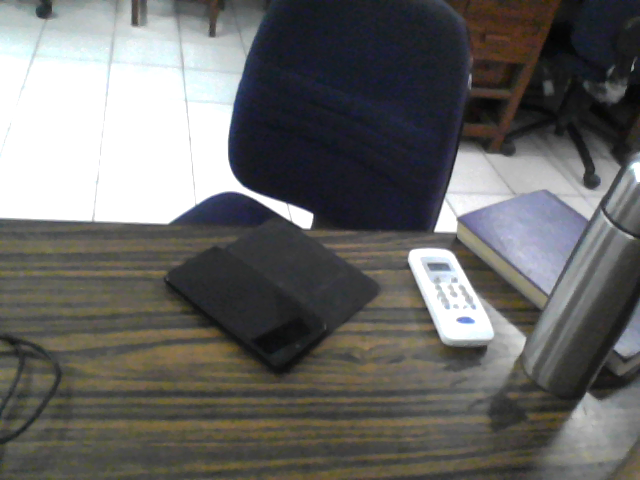
#> input picture Su19_Image_Processing/essential_matrix/data_0.png, 640 x 480 px; its folder holds 4 pictures in this run
$ python 22_correspondance.py   (older library calls are emulated)
#> lines starting #> are read from the running program, lines starting #| are printed output that depends on the picture
### Su19_Image_Processing/essential_matrix/utils.py
import numpy as np
from matplotlib import pyplot as plt
import cv2
from glob import glob

import math
from scipy import linalg
from numpy.linalg import inv
from numpy import linalg as LA

#############################################
##### -----------Utils_gamma-----------------

def find_correspondance(img1,img2,n_pts=20):

    orb = cv2.ORB()
    orb = cv2.ORB_create(edgeThreshold=15, patchSize=31,
                    nlevels=8, fastThreshold=20,scaleFactor=1.2,
                    WTA_K=2, scoreType=cv2.ORB_HARRIS_SCORE,
                    firstLevel=0,nfeatures=500)
    kp1 = orb.detect(img1,None)
    kp1, des1 = orb.compute(img1, kp1)
    kp2 = orb.detect(img2,None)
    kp2, des2 = orb.compute(img2, kp2)

    bf = cv2.BFMatcher(cv2.NORM_HAMMING, crossCheck=True)
    matches = bf.match(des1,des2)
    matches = sorted(matches, key = lambda x:x.distance)

    good = []
    pts1 = []
    pts2 = []

    for m in matches:
        good.append([m])
        pts2.append(kp2[m.trainIdx].pt)
        pts1.append(kp1[m.queryIdx].pt)

    pts1 = np.int32(pts1)
    pts2 = np.int32(pts2)

    return pts1, pts2

# [42 lines left out: functions return_depth, find_corner_pts, not called in this run]


#shape of im2=im1=(500,2) i
def essential_matrix(im1, im2):

    length = im1.shape[0]
    homo = np.ones((2,length,3))
    homo_im = np.ones((2,length,3))
    # homo[:,:,0] = im1.T
    # homo[:,:,1] = im2.T
    homo[0,:,:2] = im1
    homo[1,:,:2] = im2

    kk = np.load("data/parameters.npz")
    # k = kk['k_new']
    k = kk['k']

    #shape of k=3x3
    homo_im[0,:,:] = np.matmul(inv(k),homo[0,:,:].T).T
    homo_im[1,:,:] = np.matmul(inv(k),homo[1,:,:].T).T

    xa=homo_im[0,:,0]
    xb=homo_im[1,:,0]
    ya=homo_im[0,:,1]
    yb=homo_im[1,:,1]
    c=np.ones((length,))
    A=[xb*xa,xb*ya,yb*xa,yb*ya,xb,yb,xa,ya,c]
    A=np.array(A).T

    # A = np.hstack(((homo_im[1,:,0]*homo_im[0,:,0]).reshape((length,1)),
    #   (homo_im[1,:,0]*homo_im[0,:,1]).reshape((length,1)),
    #   homo_im[1,:,0].reshape((length,1)),(homo_im[1,:,1]*homo_im[0,:,0]).reshape((length,1)),
    #   (homo_im[1,:,1]*homo_im[0,:,1]).reshape((length,1)),
    #   homo_im[1,:,1].reshape((length,1)),homo_im[0,:,0].reshape((length,1)),
    #   homo_im[0,:,1].reshape((length,1)),np.ones((length,1))))

    ata = np.matmul(A.T,A)
    u, s, vh = np.linalg.svd(ata, full_matrices=True)
    L = vh[-1]
    H = L.reshape(3, 3)

    u1, s1, vh1 = np.linalg.svd(H,full_matrices=True)

    s2 = np.array([(s1[0]+s1[1])/2, (s1[0]+s1[1])/2, 0])
    left = np.matmul(u1,np.diag(s2))
    E = np.matmul(left,vh1)

    return E
    # return H

# takes in 3x3 essential matrix
# [27 lines left out: functions returnT_fromE, returnUV_fromE, returnR_fromE, not called in this run]

def returnR1_fromE(e):

    t = returnT_fromE(e)
    tx = [[0,(-1)*t[2],t[1]],[t[2],0,(-1)*t[0]],[(-1)*t[1],t[0],0]]
    u, v = returnUV_fromE(e)
    z = np.array([[0,1,0],[-1,0,0],[0,0,0]])
    w = np.array([[0,1,0],[-1,0,0],[0,0,1]])
    d = np.array([[1,0,0],[0,1,0],[0,0,0]])
    r1 = np.dot(u,np.dot(w.T,v.T))
    r2 = np.dot(u,np.dot(w,v.T))

    return r1


# [186 lines left out: functions return_depth_im12, return_pcv, return_fundamentalM, errorFundamental, essential_matrix_pt, essential_matrix_ignoredTh2 and 2 more, not called in this run]

# takes in 3x3 essential matrix
def returnT_fromE(e):
    ete = np.matmul(e.T,e)
    u, s, vh = np.linalg.svd(ete, full_matrices=True)
    v = vh.T

    return v[:,-1]

def returnUV_fromE(e):
    ete = np.matmul(e.T,e)
    u, s, vh = np.linalg.svd(ete, full_matrices=True)
    v = vh.T
    # v = v/v[-1]

    return u, v

# [49 lines left out: functions returnR_fromE, returnP_fromE, find_corners, not called in this run]

### homo_im.shape = (2,numCorners,3) and E = 3x3
def error_essential_matrix(homo_im,E):
    err = np.matmul(np.matmul(homo_im[1],E),homo_im[0].T)
    return np.sum(err)/np.shape(err)[0]

#############################################
##########----------utils--------------------
#############################################


# output = 3x3 projection_matrix, input image shape=(num_points,2); obj shape=(num_points,3)
# [185 lines left out: functions projection_matrix_direct, projection_matrix3, projection_matrix4, return_pcv, returnP_fromK, RQ_decomposition and 7 more, not called in this run]

"""
img_p=return_imagepoints()
obj_p=return_objpoints()
P=projection_matrix3(img_p,obj_p)

print(P)
"""
#############################################
#############################################
#############################################
#############################################
#############################################
#############################################
#############################################
#############################################
#############################################
#############################################
#############################################
#############################################
#############################################
#############################################

### Su19_Image_Processing/essential_matrix/22_correspondance.py
##########################
##########################
#/media/newhd/data/flow/MPI_SINTEL/MPI-Sintel-complete/training/clean
##########################
##########################
import numpy as np
from matplotlib import pyplot as plt
import cv2
from glob import glob

import math
from scipy import linalg
from numpy.linalg import inv
from utils import *

_3d_points=[]
points1=[]
points2=[]

essentialMatrix=[]
tvecs=[]
rvecs=[]
depth=[]
index=[]
image1=[]
image2=[]
X1 =[]
X2 =[]
# l = np.load('data/training_data.npz')

def return_depth(homo_pt1,homo_pt2,r1,t):

	length = homo_pt1.shape[0]
	homo1 = np.ones((length,3))
	homo2 = np.ones((length,3))
	homo1[:,:2] = homo_pt1[:,:]
	homo2[:,:2] = homo_pt2[:,:]
	kk = np.load("data/parameters.npz") # k = kk['k_new']
	k = kk['k']
	homo_im1 = np.ones((length,3))
	homo_im2 = np.ones((length,3))
	homo_im1[:,:] = np.matmul(inv(k),homo1[:,:].T).T
	homo_im2[:,:] = np.matmul(inv(k),homo2[:,:].T).T

	rot1 = np.matmul(np.matmul(homo_im2,r1),homo_im1.T)
	trans1 = np.matmul(homo_im2,t.reshape((3,1)))

	A = np.hstack((rot1,trans1))
	ata = np.matmul(A.T,A)
	u, s, vh = np.linalg.svd(ata, full_matrices=True)
	Depth = vh[-1].reshape(length+1,1)

	return Depth

img_paths=glob('*.png')
# img_paths = ['data_5.png','data_6.png']
N = len(img_paths)

for i in range(N):
	j = i+1
	while(j<N):
		img1 = cv2.imread(img_paths[i],0)
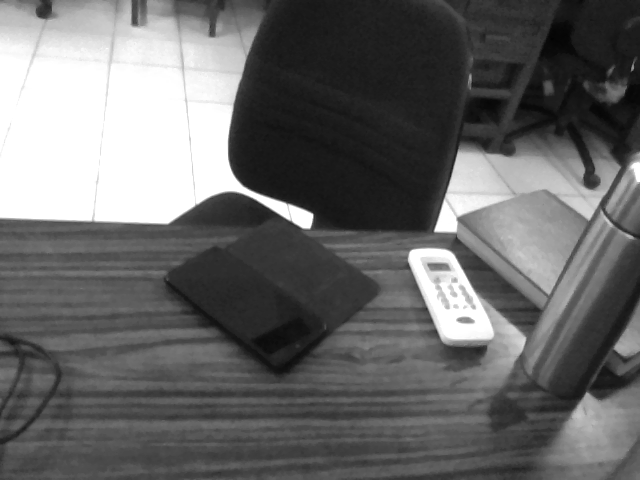
#> img1: shape (480, 640); min 2, max 255, mean 103.7
		img2 = cv2.imread(img_paths[j],0)
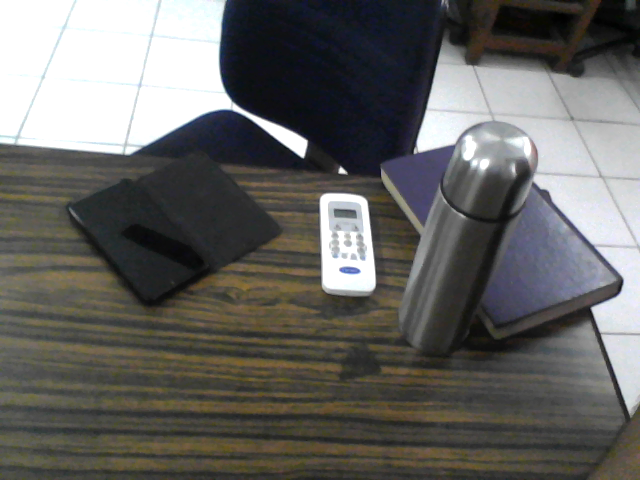
#> input picture Su19_Image_Processing/essential_matrix/data_1.png, 640 x 480 px
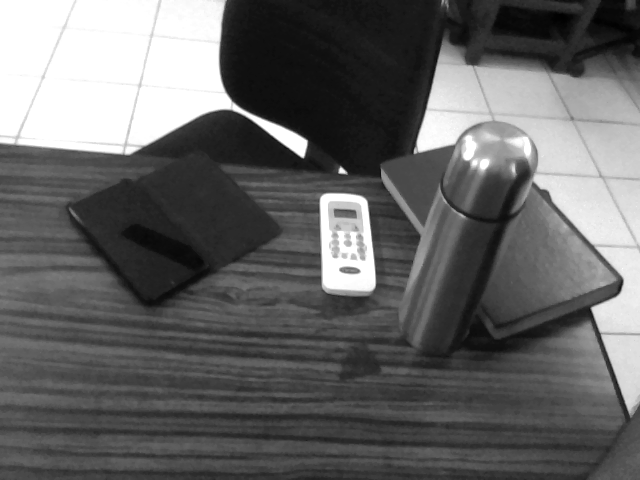
#> img2: shape (480, 640); min 1, max 255, mean 100.2
		pt1,pt2 = find_correspondance(img1,img2)
#> in find_correspondance, `kp1 = orb.detect(img1,None)`: kp1 = 500 keypoints; strongest (x, y, size): (308, 215, 111.1), (305, 222, 111.1), (309, 216, 77.1), (233, 183, 111.1)
#> in find_correspondance, `kp2 = orb.detect(img2,None)`: kp2 = 500 keypoints; strongest (x, y, size): (301, 154, 53.6), (302, 155, 31), (301, 152, 77.1), (299, 152, 92.6)
#> in find_correspondance, `matches = bf.match(des1,des2)`: matches = 147 matches
#> the loop in find_correspondance, `for m in matches:` made 147 passes
#> after the loop in find_correspondance, `for m in matches:`: pts1 = 147 pairs, first value 38 to 619.2, second value 16 to 398.9; pts2 = 147 pairs, first value 15 to 603.6, second value 62.21 to 336
#> in find_correspondance, `pts1 = np.int32(pts1)`: pts1 = 147 pairs, first value 38 to 619, second value 16 to 398
#> in find_correspondance, `pts2 = np.int32(pts2)`: pts2 = 147 pairs, first value 15 to 603, second value 62 to 336
#> pt1 has the same summary as pts1 in find_correspondance; pt2 has the same summary as pts2 in find_correspondance
		points1.append(pt1[:20])
		points2.append(pt2[:20])
		image1.append(img1)
		image2.append(img2)
		j =j+1
#> pass 2 of the loop `for i in range(N):`:
#> `j = i+1`: j = 2
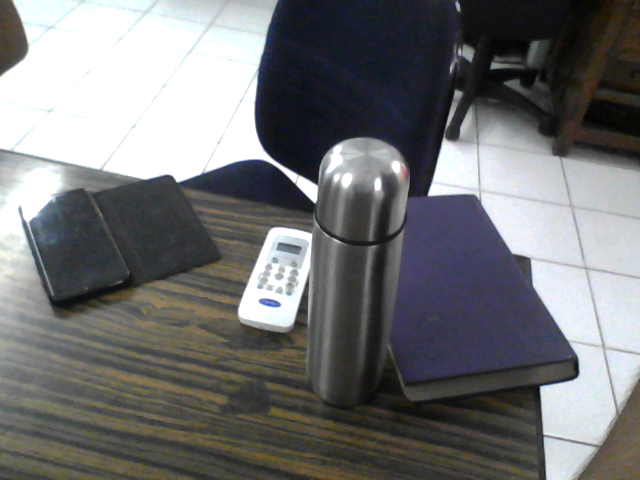
#> input picture Su19_Image_Processing/essential_matrix/data_2.png, 640 x 480 px
#> `img2 = cv2.imread(img_paths[j],0)`:
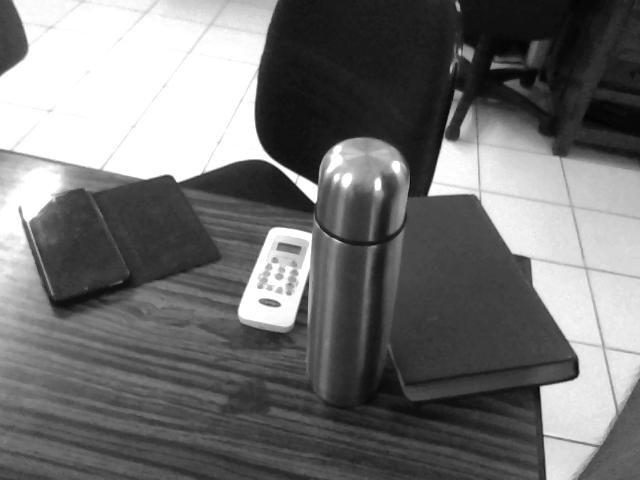
#> img2: shape (480, 640); min 2, max 255, mean 114.4
#> kp1 has the same summary as kp2
#> kp2 = 500 keypoints; strongest (x, y, size): (254, 150, 111.1), (314, 201, 31), (257, 152, 92.6), (314, 199, 44.6)
#> matches = 149 matches
#> after the loop in find_correspondance (call 4), `for m in matches:`: pts1 = 149 pairs, first value 19 to 603.6, second value 61.92 to 336; pts2 = 149 pairs, first value 19 to 577.4, second value 48 to 439.2
#> pt1 = 149 pairs, first value 19 to 603, second value 61 to 336; pt2 = 149 pairs, first value 19 to 577, second value 48 to 439
#> `j =j+1`: j = 3
#> pass 3 of the loop `for i in range(N):`:
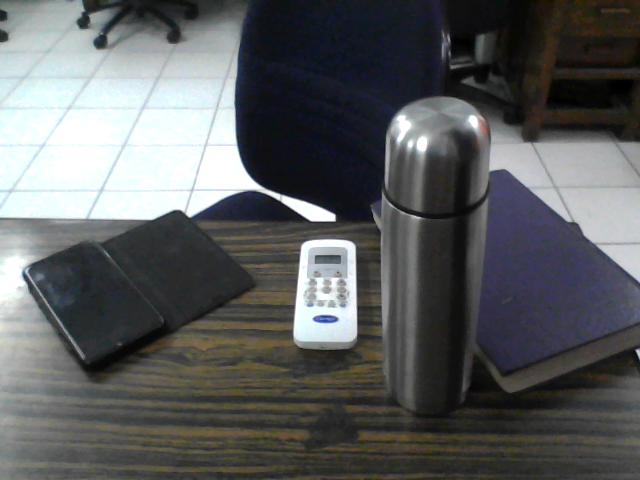
#> input picture Su19_Image_Processing/essential_matrix/data_3.png, 640 x 480 px
#> `img2 = cv2.imread(img_paths[j],0)`:
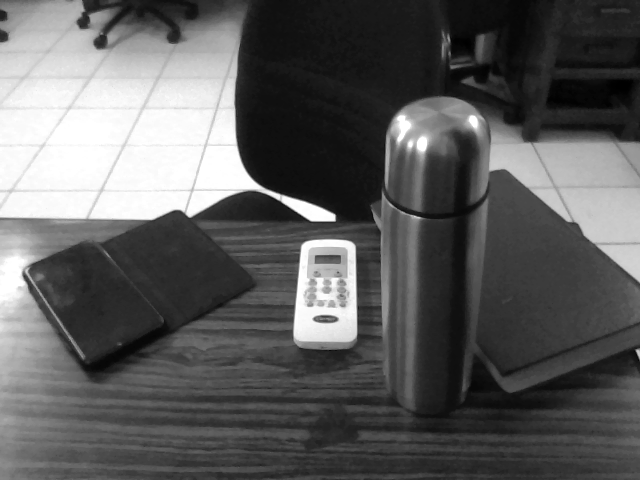
#> img2: shape (480, 640); min 0, max 255, mean 92.7
#> kp1 has the same summary as kp2
#> kp2 = 500 keypoints; strongest (x, y, size): (332, 216, 64.3), (332, 218, 53.6), (331, 216, 77.1), (248, 182, 92.6)
#> matches = 157 matches
#> after the loop in find_correspondance (call 6), `for m in matches:`: pts1 = 157 pairs, first value 30 to 597.6, second value 46 to 442.1; pts2 = 157 pairs, first value 28 to 574.8, second value 22 to 346.4
#> pt1 = 157 pairs, first value 30 to 597, second value 46 to 442; pt2 = 157 pairs, first value 28 to 574, second value 22 to 346
#> `j =j+1`: j = 4
#> the loop made 4 passes; the first 3 are shown

homo_pt1 = np.array(points1)
homo_pt2 = np.array(points2)
image1 = np.array(image1)
image1 = image1[:,:,:,np.newaxis]
image2 = np.array(image2)
image2 = image2[:,:,:,np.newaxis]


Nn = len(homo_pt1)
for i in range(Nn):
	e = essential_matrix(homo_pt1[i],homo_pt2[i])
	essentialMatrix.append(e)
	tvecs.append(returnT_fromE(e))
	rvecs.append(returnR1_fromE(e))
	depth.append(return_depth(homo_pt1[i],homo_pt2[i],returnR1_fromE(e),returnT_fromE(e)))
	index.append((i,j))
#> this loop made 6 passes; (reads Su19_Image_Processing/data/parameters.npz from the repository)
#> pass 1, in return_depth, `rot1 = np.matmul(np.matmul(homo_im2,r1),homo_im1.T)`:
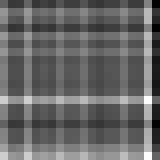
#> rot1: shape (20, 20) float64 (shown 8 times larger); min -0.678, max 0.861, mean -0.0577; drawn with min black and max white
#> pass 1, in return_depth, `A = np.hstack((rot1,trans1))`:
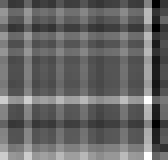
#> A: shape (20, 21) float64 (shown 8 times larger); min -0.678, max 0.861, mean -0.0639; drawn with min black and max white
#> pass 1, in return_depth, `ata = np.matmul(A.T,A)`:
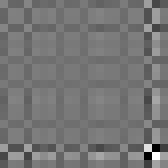
#> ata: shape (21, 21) float64 (shown 8 times larger); min -2.94, max 4.66, mean 0.564; drawn with min black and max white
#> pass 1, in return_depth, `u, s, vh = np.linalg.svd(ata, full_matrices=True)`:
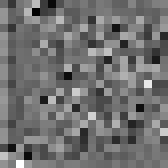
#> u: shape (21, 21) float64 (shown 8 times larger); min -0.699, max 0.897, mean 0.00327; drawn with min black and max white

# [196 lines of commented-out code are left out]
